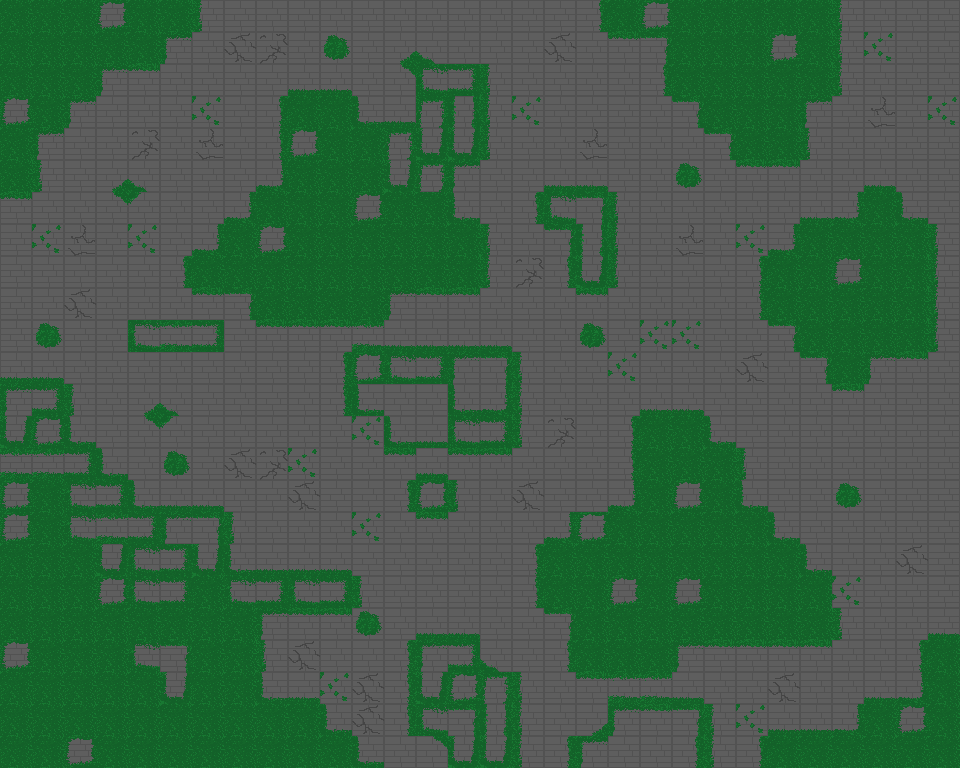

Tiled map render using the project's own tile images. Description and the whole map definition, tile-layer contents included, below:
An orthogonal 30x24 tile map with 32x32 px tiles, 1 tile layer (Warstwa Kafelków 1), 2 tilesets.

<map version="1.10" tiledversion="1.11.2" orientation="orthogonal" renderorder="right-down" width="30" height="24" tilewidth="32" tileheight="32" infinite="0" nextlayerid="2" nextobjectid="1">
 <tileset firstgid="1" source="bases/stone ruin/base.tsx" />
 <tileset firstgid="26" source="bases/stone ruin/011.tsx" />
 <layer id="1" name="Warstwa Kafelków 1" width="30" height="24">
  <data encoding="csv">
26, 26, 26, 06, 26, 26, 08, 01, 01, 01, 01, 01, 01, 01, 01, 01, 01, 01, 10, 26, 06, 26, 26, 26, 26, 26, 08, 01, 01, 01, 
26, 26, 26, 26, 26, 14, 01, 03, 05, 01, 07, 01, 24, 25, 01, 01, 01, 03, 01, 09, 12, 26, 26, 26, 06, 26, 08, 02, 01, 01, 
26, 26, 26, 14, 09, 01, 01, 01, 01, 11, 11, 01, 23, 19, 21, 08, 01, 01, 01, 01, 10, 26, 26, 26, 26, 26, 08, 01, 01, 01, 
06, 26, 14, 01, 01, 01, 02, 01, 10, 26, 26, 17, 11, 20, 16, 08, 02, 01, 01, 01, 01, 12, 26, 26, 26, 14, 01, 04, 01, 02, 
26, 14, 01, 01, 05, 01, 04, 01, 10, 06, 26, 26, 20, 18, 18, 08, 01, 01, 04, 01, 01, 01, 12, 26, 26, 08, 01, 01, 01, 01, 
26, 08, 01, 24, 25, 01, 01, 01, 15, 26, 26, 26, 18, 20, 14, 01, 01, 11, 11, 01, 01, 07, 01, 09, 09, 01, 01, 11, 01, 01, 
09, 01, 01, 23, 22, 01, 01, 15, 26, 26, 26, 06, 26, 26, 17, 01, 10, 19, 12, 08, 01, 01, 01, 01, 01, 11, 15, 26, 17, 01, 
01, 02, 04, 01, 02, 01, 15, 26, 06, 26, 26, 26, 26, 26, 26, 08, 01, 12, 16, 08, 01, 04, 01, 02, 15, 26, 26, 26, 26, 08, 
01, 01, 01, 01, 01, 10, 26, 26, 26, 26, 26, 26, 26, 26, 26, 08, 05, 10, 18, 08, 01, 01, 01, 10, 26, 26, 06, 26, 26, 08, 
01, 01, 03, 01, 01, 01, 09, 12, 26, 26, 26, 26, 14, 09, 09, 01, 01, 01, 09, 01, 01, 01, 01, 10, 26, 26, 26, 26, 26, 08, 
01, 07, 01, 01, 19, 13, 21, 01, 09, 09, 09, 13, 11, 11, 11, 11, 01, 01, 07, 01, 02, 02, 01, 01, 12, 26, 26, 26, 26, 08, 
11, 11, 01, 01, 01, 01, 01, 01, 01, 01, 10, 06, 19, 21, 14, 12, 08, 01, 01, 02, 01, 01, 01, 03, 01, 12, 26, 14, 09, 01, 
14, 21, 08, 01, 24, 25, 01, 01, 01, 01, 10, 17, 01, 01, 17, 15, 08, 01, 01, 01, 11, 11, 01, 01, 01, 01, 09, 01, 01, 01, 
18, 06, 17, 01, 23, 22, 01, 01, 01, 01, 01, 02, 17, 11, 19, 21, 08, 05, 01, 10, 26, 26, 17, 01, 01, 01, 01, 01, 01, 01, 
13, 13, 21, 17, 01, 07, 01, 03, 05, 02, 01, 01, 09, 11, 09, 09, 01, 01, 01, 10, 26, 26, 26, 08, 01, 01, 01, 01, 01, 01, 
06, 26, 19, 21, 17, 11, 11, 01, 01, 03, 01, 01, 10, 06, 08, 01, 03, 01, 01, 15, 26, 06, 26, 17, 01, 01, 07, 01, 01, 01, 
06, 26, 19, 13, 21, 14, 12, 08, 01, 01, 01, 02, 01, 09, 01, 01, 01, 15, 06, 26, 26, 26, 26, 26, 17, 01, 01, 01, 01, 01, 
26, 26, 26, 18, 19, 21, 18, 17, 11, 11, 11, 01, 01, 01, 01, 01, 10, 26, 26, 26, 26, 26, 26, 26, 26, 17, 01, 01, 03, 01, 
26, 26, 26, 06, 19, 21, 26, 19, 21, 19, 21, 08, 01, 01, 01, 01, 10, 26, 26, 06, 26, 06, 26, 26, 26, 26, 02, 01, 01, 01, 
26, 26, 26, 26, 26, 26, 26, 26, 14, 09, 09, 07, 01, 11, 11, 01, 01, 12, 26, 26, 26, 26, 26, 26, 26, 26, 08, 01, 01, 11, 
06, 26, 26, 26, 19, 12, 26, 26, 08, 03, 01, 01, 10, 14, 21, 25, 01, 10, 26, 26, 26, 14, 09, 09, 09, 09, 01, 01, 10, 26, 
26, 26, 26, 26, 26, 18, 26, 26, 17, 11, 02, 03, 10, 18, 06, 20, 08, 01, 09, 13, 13, 11, 01, 01, 03, 01, 01, 11, 15, 26, 
26, 26, 26, 26, 26, 26, 26, 26, 26, 26, 17, 03, 10, 19, 12, 16, 08, 01, 24, 14, 09, 12, 08, 02, 11, 11, 15, 26, 06, 26, 
26, 26, 06, 26, 26, 26, 26, 26, 26, 26, 26, 17, 01, 23, 18, 18, 08, 10, 14, 01, 01, 10, 08, 10, 26, 26, 26, 26, 26, 26
</data>
 </layer>
</map>
